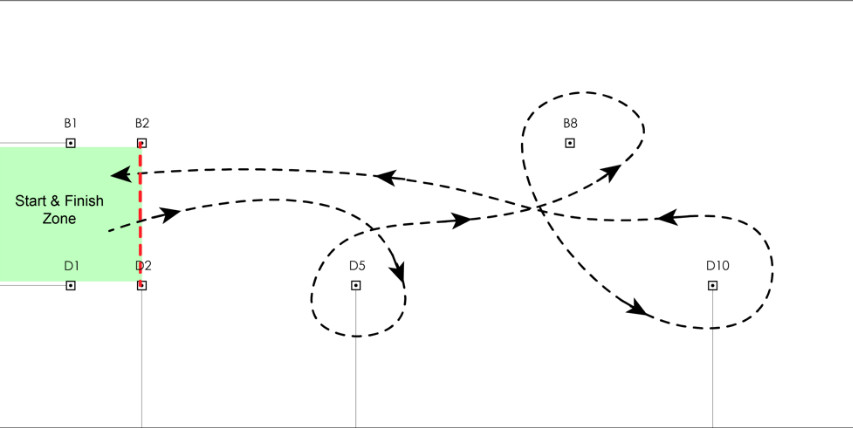
#> input picture 02_purepursuit/img.jpg, 853 x 428 px
$ python calculatePath.py
#> lines starting #> are read from the running program, lines starting #| are printed output that depends on the picture
import math
import matplotlib.pyplot as plt
import pandas as pd

#pts = [[0, 0], [1, 1], [2, 1], [3, 2], [4, 4], [5, 3], [5.2, 2]]
INCH_PER_M = 39.37
#pts = [[0,0], [30,0], [60,10], [90,60], [120, 80], [150, 88], [180, 70], [210, 60], [240, 30], [270, 0], [300, 10], [310, 30], [300, 55], [270, 60], [240, 50], [220, 5], [210, 0], [120, 0], [90, 5], [60, 25], [30, 60]]
pts = [[0, 0],[37.5, 8.75], [73, 8.75], [97.5, 1.25], [127.5, -47.5], [97.5, -55], [90, -16], [120, 1.25], [157.5, 12.5], [198.75,27.5],[225,72.5],[197,68.75],[180,16.25],[187.5, -10], [212, -55], [247.5, -58.75], [277.5, -13.75], [187.5, 16.25], [157.5, 23.75], [120, 27.5], [82.5,23.75], [45, 23.75], [7.5, 23.75]]

# inches to m
temp_points = []
for pt in pts:
    temp_points.append([pt[0]/INCH_PER_M, pt[1]/INCH_PER_M])

pts = temp_points


SPACING = 0.1524
newPoints = []
segments = [[pts[i-1], pts[i]] for i in range(1, len(pts))]


# Use complicated math to smooth the path we made
def smooth(path, b, tolerance):
    a = 1.0-b
    smoothPath = path.copy()

    change = tolerance
    while change >= tolerance:
        change = 0.0
        # Double for loop to go through
        for i in range(1, len(path)- 1):
            for j in range(0, len(path[i])):
                aux = smoothPath[i][j]
                smoothPath[i][j] += a * (path[i][j] - smoothPath[i][j]) + b * (smoothPath[i-1][j] + smoothPath[i+1][j] - (2.0 * smoothPath[i][j]))
                change += abs(aux - smoothPath[i][j])

    return smoothPath


# Find the curvature in each pint in the path
def curvature(path):
    ret = []
    ret.append(0)

    for i in range(1, len(path)-1):
        x1 = path[i-1][0]
        x2 = path[i][0]
        x3 = path[i+1][0]
        y1 = path[i-1][1]
        y2 = path[i][1]
        y3 = path[i+1][1]

        # prevent divide by zero errors for straight line edge case
        x1 += .001
        y1 += .001
        y3+= .001
        x3 += .001

        # Complicated math
        k1 = 0.5 * (x1**2 + y1**2 - x2**2 - y2**2) / (x1-x2)
        k2 = (y1-y2)/(x1-x2)

        div = ((x3*k2)-y3+y2-(x2*k2))
        if div == 0:
            div = .001

        b = 0.5 * (x2**2-(2*x2*k1) + y2**2-x3**2+(2*x3*k1)-y3**2) / div
        a = k1-k2*b
        r = math.sqrt((x1-a)**2 + (y1-b)**2)
        # Curvature v
        ret.append(1/r)

    # Make the list the proper length
    ret.append(0)
    return ret


VELOCITY_MAX = .5
K_Vel = 1 # Apparently should be set between 1-5
def velocity(path,curvatures):
    # Find initial velocities
    vel = []
    for c in curvatures:
        if c == 0:
            vel.append(0)
        else:
            vel.append(min(VELOCITY_MAX, K_Vel/c))

    # smooth velocities with max acceleration
    vel[len(vel)-1] = 0
    for i in reversed(range(len(vel)-1)):
        if i != 0:
            a = 1 # acceleration max
            x1 = path[i][0]
            x0 = path[i-1][0]
            y1 = path[i][1]
            y0 = path[i-1][1]
            d = math.sqrt((x1-x0)**2 + (y1-y0)**2) # distance between the points
            vel[i] = min(vel[i], math.sqrt(vel[i-1]**2 + 2*a*d))
    return vel


# Inject more points into the new path
for seg in segments:
    vector = [(seg[1][0] - seg[0][0]), (seg[1][1] - seg[0][1])]
    magn = math.sqrt(vector[0]**2+vector[1]**2)
    norm = [vector[0]/magn, vector[1]/magn]
    num_points_that_fit = math.ceil(magn/SPACING)
    vector = [norm[0]*SPACING, norm[1]*SPACING]
    for i in range(0, num_points_that_fit):
        newPoints.append([seg[0][0]+(vector[0]*i), seg[0][1]+(vector[1]*i)])

# Run all of the commands to get a final array
# [x, y, c, v]
# Good smoothing constants: .0016, .001
newPoints = smooth(newPoints, 0.003, .01)
curves = curvature(newPoints)
vels = velocity(newPoints, curves)
newPoints = [[newPoints[i][0], newPoints[i][1], curves[i], vels[i]] for i in range(len(newPoints))]

#X_START = .762
#Y_START = .762
X_START = 1.143
Y_START = 2.16
# Plot the points on a graph
axis = [0, 9.144, 0, 4.572]
img = plt.imread("img.jpg")
#> img is the input picture: shape (428, 853, 3); mean R, G, B 247.7, 250.7, 247.6
plt.plot([pt[0] + X_START for pt in newPoints], [pt[1] + Y_START for pt in newPoints], "bo")
plt.axis(axis)
plt.imshow(img, extent=axis)
plt.show()
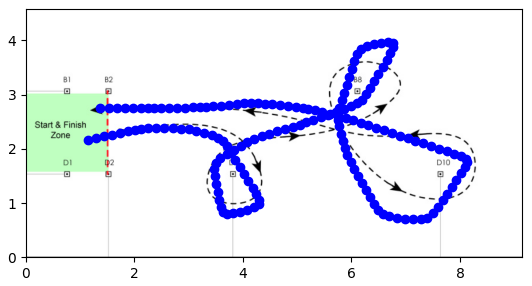
#> figure drawn by matplotlib, 1 panel

print(newPoints)

f = open("straightPath.txt", "w")
f.write("{")
for i in newPoints:
    f.write("{")
    for j in i:
        f.write(str(j) + ", ")
    f.write("},")
f.write("}")
f.close()
